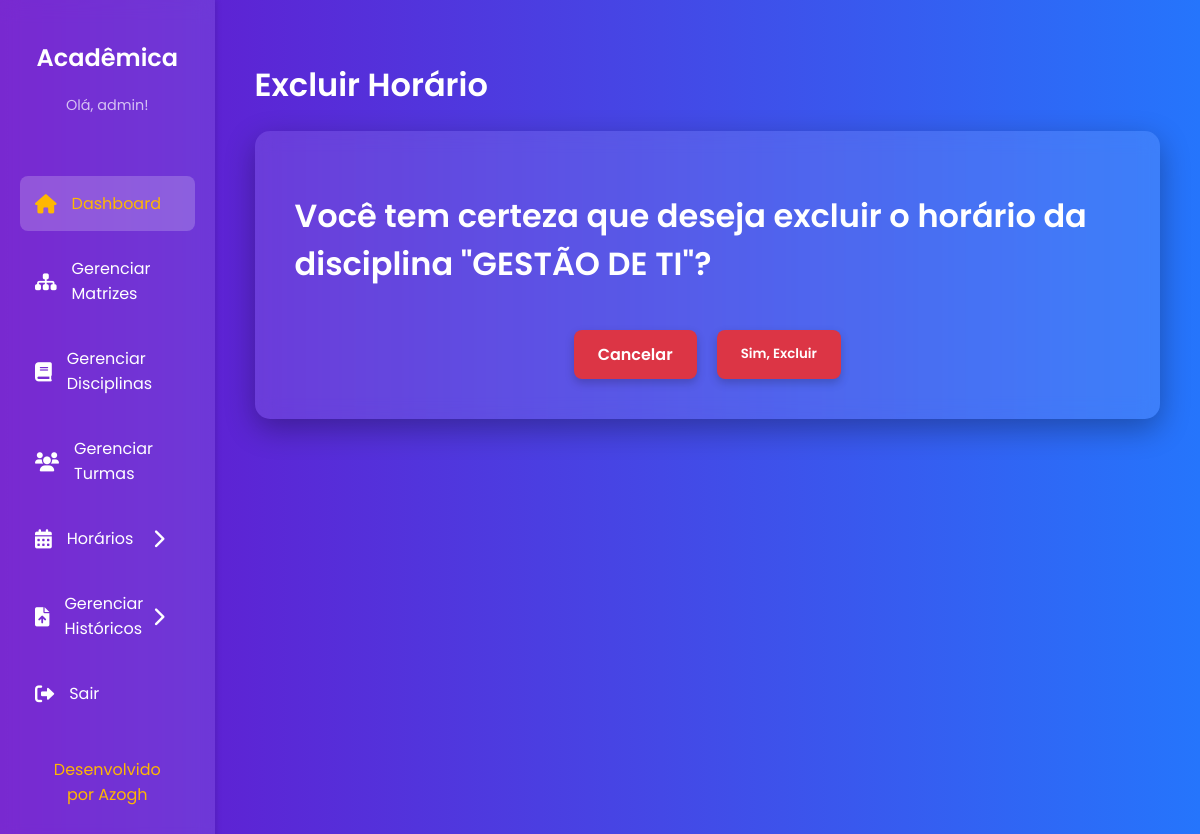
Before: /horarios/excluir/2/ (signed in) with the older database file.
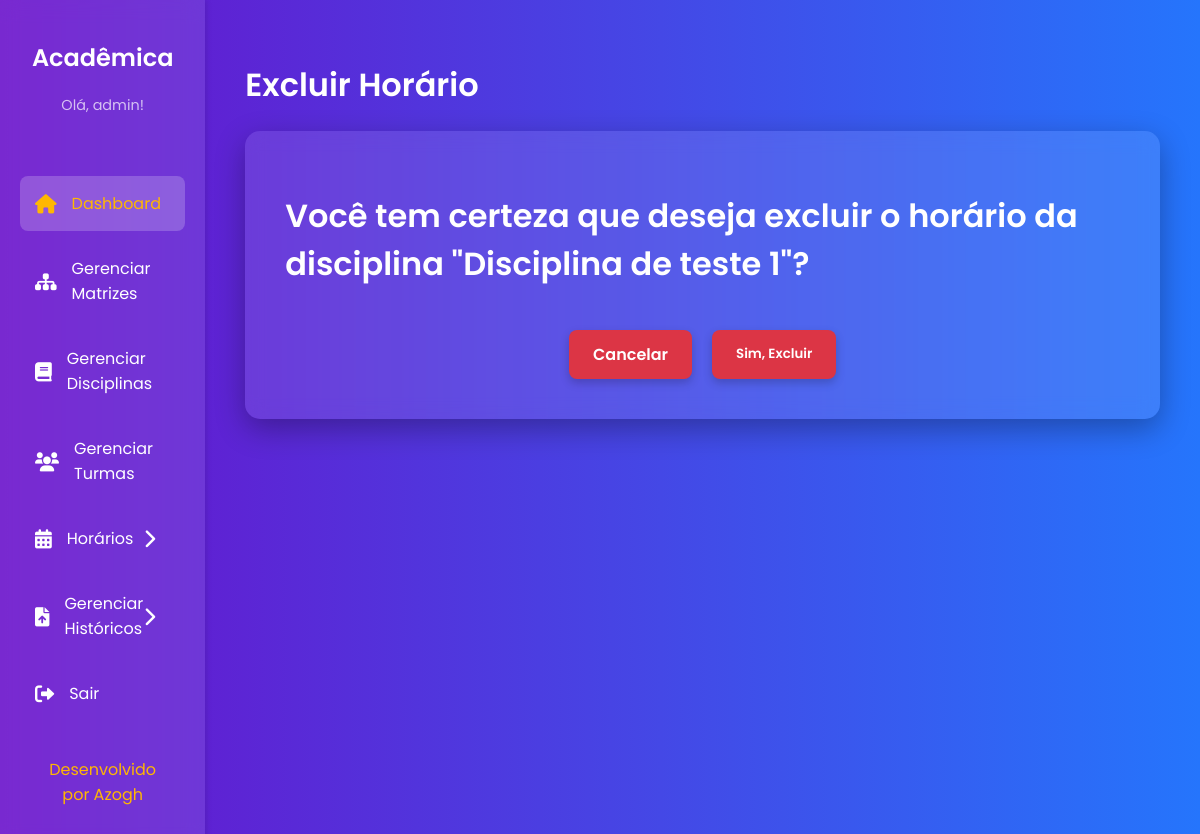
After: the same page with the newer database file.
### core/models.py (models this page shows, shortened)
class Horario(models.Model):
    DIA_CHOICES = [
        ('SEG', 'Segunda-feira'),
        ('TER', 'Terça-feira'),
        ('QUA', 'Quarta-feira'),
        ('QUI', 'Quinta-feira'),
        ('SEX', 'Sexta-feira'),
    ]
    PERIODO_CHOICES = [
        ('1-2', 'Período 1 e 2'),
        ('3-4', 'Período 3 e 4'),
    ]
    dia_semana = models.CharField(max_length=3, choices=DIA_CHOICES, verbose_name="Dia da Semana")
    periodo = models.CharField(max_length=3, choices=PERIODO_CHOICES, verbose_name="Período")
    turma = models.ForeignKey(Turma, on_delete=models.CASCADE, verbose_name="Turma")
    disciplina = models.ForeignKey(Disciplinas, on_delete=models.CASCADE, verbose_name="Disciplina")
    usuario = models.ForeignKey(
        Usuario,
        on_delete=models.CASCADE,
        verbose_name="Criado por"
    )
    class Meta:
        db_table = 'HORARIO'
        unique_together = ('turma', 'dia_semana', 'periodo', 'disciplina')
        verbose_name = "Horário"
        verbose_name_plural = "Horários"

class Disciplinas(models.Model):
    nome = models.CharField(max_length=100)
    sigla = models.CharField(max_length=10)
    ch = models.IntegerField(verbose_name="Carga Horária")
    semestre = models.PositiveSmallIntegerField()
    codigo = models.CharField(max_length=10)
    matriz_curricular = models.ForeignKey(
        MatrizCurricular,
        on_delete=models.CASCADE,
        verbose_name="Matriz Curricular"
    )
    usuario = models.ForeignKey(
        Usuario,
        on_delete=models.CASCADE,
        verbose_name="Criado por"
    )
    class Meta:
        db_table = 'DISCIPLINAS'
        verbose_name = "Disciplina"
        verbose_name_plural = "Disciplinas"

### core/views.py (the view)
# urls.py: path('horarios/excluir/<int:pk>/', views.excluir_horario, name='excluir_horario'),
@login_required
def excluir_horario(request, pk):
    horario = get_object_or_404(Horario, pk=pk)
    if request.method == 'POST':
        horario.delete()
        return redirect('listar_horarios')
    return render(request, 'core/horarios/excluir_horario.html', {'horario': horario})

### core/templates/core/horarios/excluir_horario.html (shortened to what this page needs)
{% extends 'core/base.html' %}
{% block page_title %}Excluir Horário{% endblock %}
{% block content %}
    <h1>Você tem certeza que deseja excluir o horário da disciplina "{{ horario.disciplina.nome }}"?</h1>
    <form method="post" style="text-align: center;">
        <div class="form-buttons" style="justify-content: center; gap: 20px;">
            <a href="{% url 'listar_horarios' %}" class="cancel-button">Cancelar</a>
            <button type="submit" class="delete-button">Sim, Excluir</button>
        </div>
    </form>
{% endblock %}

Changed rows visible on the page:
changed Horario: disciplina.nome "GESTÃO DE TI" → "Disciplina de teste 1"
